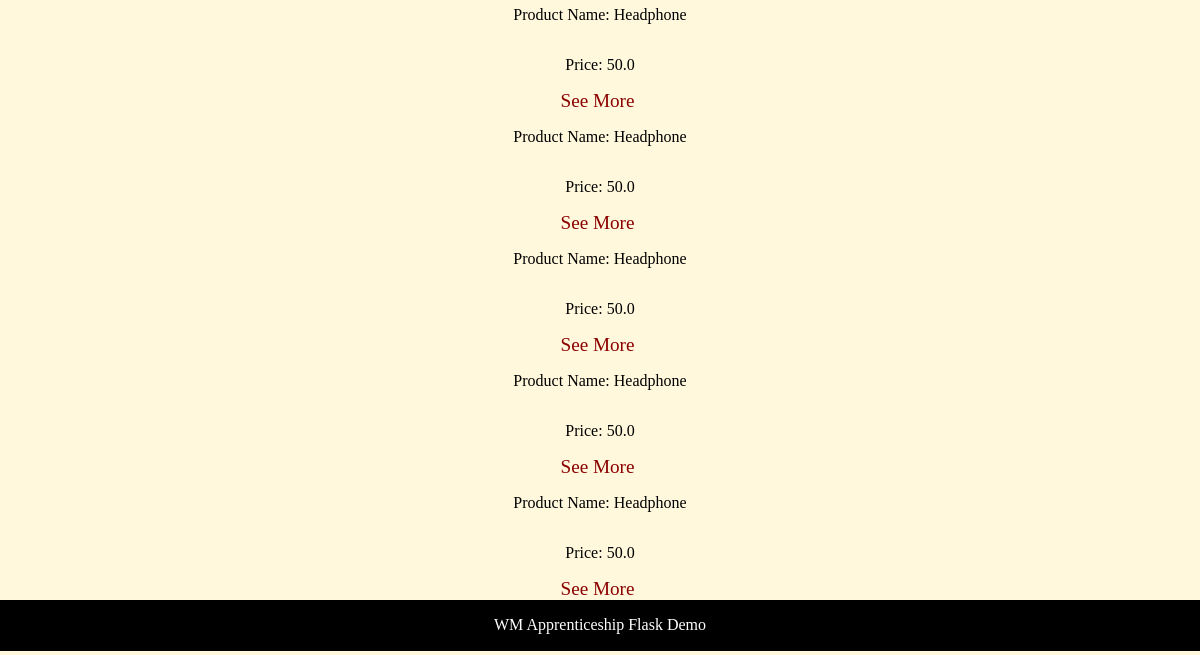
/products (lower part), run on an earlier commit of the app's database.
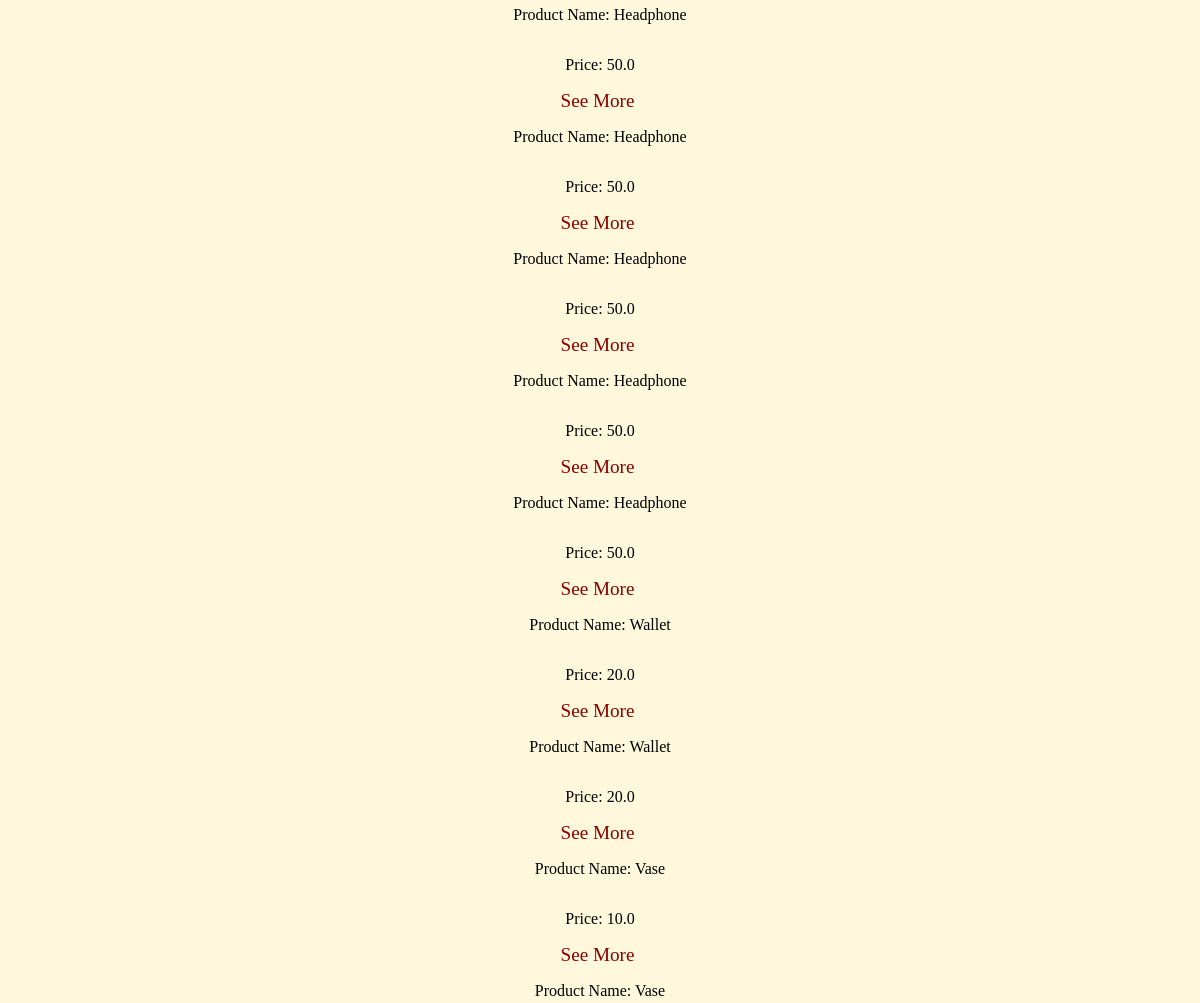
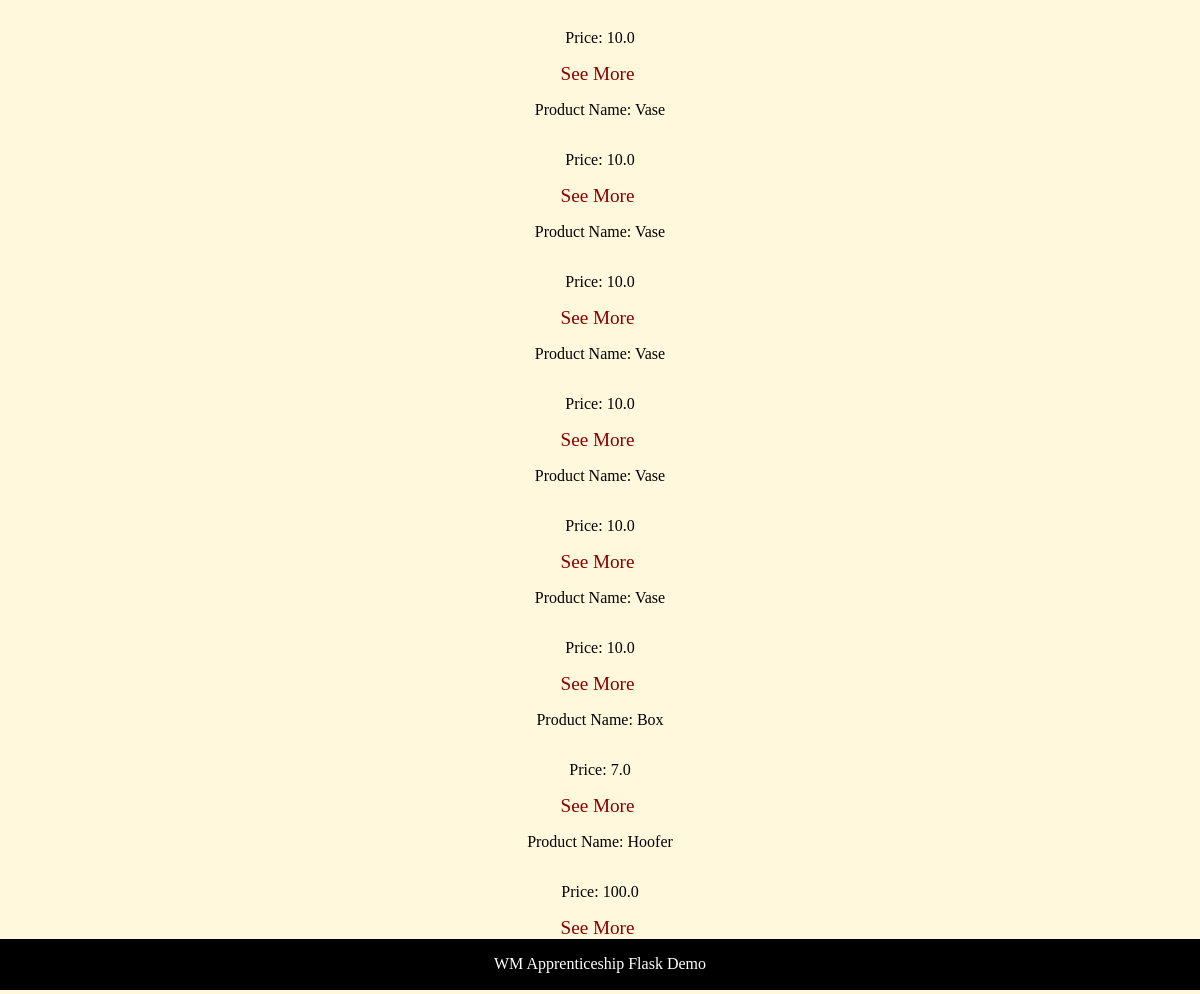
And on a later commit of the database (2 pictures, top to bottom).
### tables this page shows
CREATE TABLE products (
            id INTEGER PRIMARY KEY,
            name TEXT NOT NULL,
            active INTEGER NOT NULL,
            stock INTEGER NOT NULL,
            price REAL NOT NULL
        );

### app.py (the view)
@app.get("/products")
def all_products():
    products=get_products()
    return render_template("products.html", products=products)

### database.py (called while the page is built)
def get_connection():
    connection = sqlite3.connect("app.db")
    connection.row_factory = sqlite3.Row
    return connection

def get_products():
    connection = get_connection()
    products = connection.execute(
        "SELECT * FROM products LIMIT 1000"
    ).fetchall()
    connection.close()
    return products

### templates/products.html (shortened to what this page needs)
{% extends "base.html"%}
{% block content %}
<section style="display:grid; ">
    {% for product in products %}
    <p>Product Name: {{ product["name"] }}</p>
    <p>Price: {{ product["price"]}}</p>
    <a href="/products/{{ product['id'] }}" style="color: darkred;">See More</a>
    {% endfor %}
</section>
{% endblock %}

### templates/base.html (shortened to what this page needs)
<!DOCTYPE html>
<html lang="en">
<head>
    <link rel="stylesheet" href="{{url_for('static', filename='style.css')}}">
</head>
<body>
    <main>
        {% block content %}{% endblock %}
    </main>
    {% include "partials/footer.html"%}
</body>
</html>

### templates/partials/footer.html
<footer style="margin-bottom: 4px;">
    <p>WM Apprenticeship Flask Demo</p>
</footer>

### static/style.css (style rules this page uses)
body { background-color:cornsilk; text-align: center; margin-bottom: 1000px; margin: 0px; }
a { color: white; font-size: larger; text-decoration: none; margin-right: 5px; }
footer { margin-bottom: 10px; position:relative; color: white; background-color: black; padding: 0.5px; }

What changed in the data, as far as the page shows it:
added products: name "Wallet", price "20.0"
added products: name "Wallet", price "20.0"
added products: name "Vase", price "10.0"
added products: name "Vase", price "10.0"
added products: name "Vase", price "10.0"
added products: name "Vase", price "10.0"
added products: name "Vase", price "10.0"
added products: name "Vase", price "10.0"
added products: name "Vase", price "10.0"
added products: name "Box", price "7.0"
added products: name "Hoofer", price "100.0"
